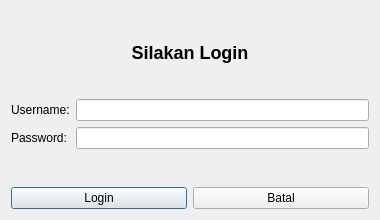
<?xml version="1.0" encoding="UTF-8"?>
<ui version="4.0">
    <class>LoginWindow</class>
    <widget class="QDialog" name="LoginWindow">
        <property name="geometry">
            <rect>
                <x>0</x>
                <y>0</y>
                <width>380</width>
                <height>220</height>
            </rect>
        </property>
        <property name="windowTitle">
            <string>Login Sistem</string>
        </property>
        <layout class="QVBoxLayout" name="verticalLayout">
            <item>
                <widget class="QLabel" name="labelTitle">
                    <property name="text">
                        <string>Silakan Login</string>
                    </property>
                    <property name="alignment">
                        <set>Qt::AlignCenter</set>
                    </property>
                    <property name="styleSheet">
                        <string notr="true">font-size:18px; font-weight:bold;</string>
                    </property>
                </widget>
            </item>
            <item>
                <layout class="QFormLayout" name="formLayout">
                    <item row="0" column="0">
                        <widget class="QLabel" name="labelUsername">
                            <property name="text">
                                <string>Username:</string>
                            </property>
                        </widget>
                    </item>
                    <item row="0" column="1">
                        <widget class="QLineEdit" name="input_username" />
                    </item>
                    <item row="1" column="0">
                        <widget class="QLabel" name="labelPassword">
                            <property name="text">
                                <string>Password:</string>
                            </property>
                        </widget>
                    </item>
                    <item row="1" column="1">
                        <widget class="QLineEdit" name="input_password">
                            <property name="echoMode">
                                <enum>QLineEdit::Password</enum>
                            </property>
                        </widget>
                    </item>
                </layout>
            </item>
            <item>
                <layout class="QHBoxLayout" name="buttonLayout">
                    <item>
                        <widget class="QPushButton" name="btnLogin">
                            <property name="text">
                                <string>Login</string>
                            </property>
                        </widget>
                    </item>
                    <item>
                        <widget class="QPushButton" name="btnCancel">
                            <property name="text">
                                <string>Batal</string>
                            </property>
                        </widget>
                    </item>
                </layout>
            </item>
        </layout>
    </widget>
    <resources />
    <connections />
</ui>
